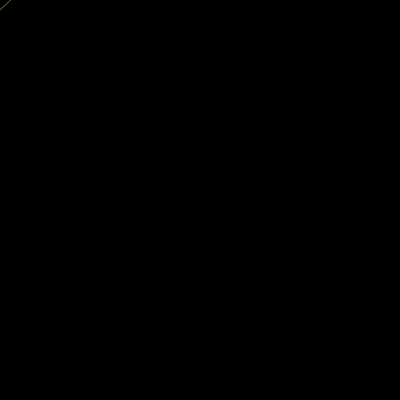
Frame 1 (no input)
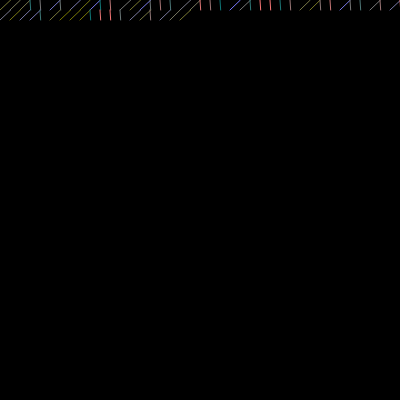
Frame 60 (no input)
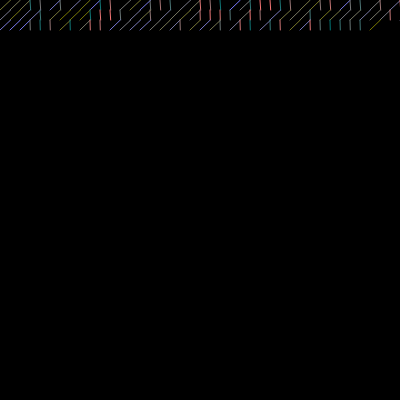
Frame 120 (the mouse pressed at the canvas centre since frame 60)

The p5.js sketch that drew these frames (run headless with seeded random() and noise() and a simulated clock; from frame 60 on, the mouse is pressed at the canvas centre):

// p5.js sketch
// ── sketch.js
var spacing =10
var x = 0
var y = 0
function setup() {
  createCanvas(400, 400);
  background(0)
}

function draw() {
  
  if(random(1)<0.5) {
    stroke(random(255),120,120)
    line(x,y, x+ noise(mouseX), y+spacing )
  } else {
    stroke(120,120,random(255))
    line(x,y + spacing, x+spacing + noise(x),y)
    
  }
  
  x = x + spacing
    if (x>width){
      x = 0
      y += spacing
  }
  
  
}
